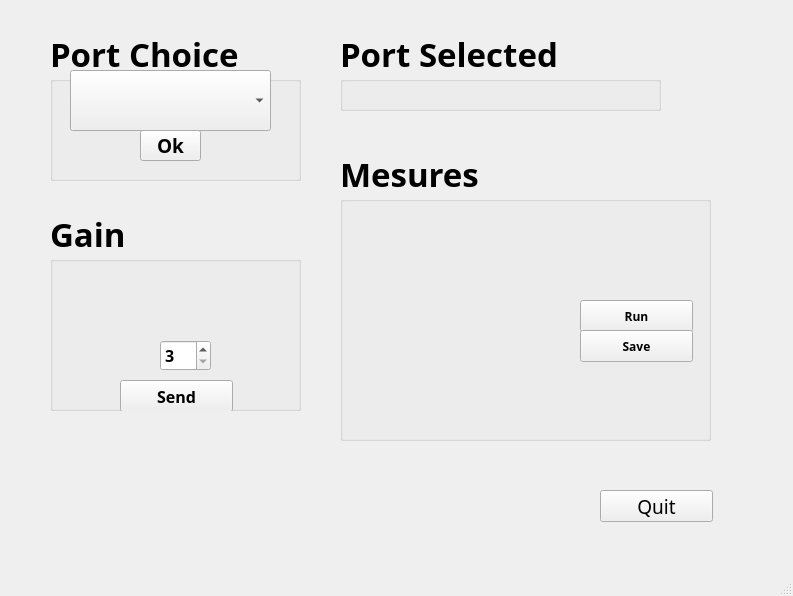
<?xml version="1.0" encoding="UTF-8"?>
<ui version="4.0">
 <class>MainWindow</class>
 <widget class="QMainWindow" name="MainWindow">
  <property name="geometry">
   <rect>
    <x>0</x>
    <y>0</y>
    <width>793</width>
    <height>596</height>
   </rect>
  </property>
  <property name="windowTitle">
   <string>MainWindow</string>
  </property>
  <widget class="QWidget" name="centralwidget">
   <widget class="QGroupBox" name="Bluetooth">
    <property name="geometry">
     <rect>
      <x>50</x>
      <y>30</y>
      <width>251</width>
      <height>151</height>
     </rect>
    </property>
    <property name="font">
     <font>
      <family>Futura</family>
      <pointsize>25</pointsize>
      <weight>75</weight>
      <bold>true</bold>
     </font>
    </property>
    <property name="title">
     <string>Port Choice</string>
    </property>
    <property name="flat">
     <bool>false</bool>
    </property>
    <property name="checkable">
     <bool>false</bool>
    </property>
    <widget class="QComboBox" name="bluetooth_box">
     <property name="geometry">
      <rect>
       <x>20</x>
       <y>40</y>
       <width>201</width>
       <height>61</height>
      </rect>
     </property>
     <property name="font">
      <font>
       <family>Futura</family>
       <pointsize>14</pointsize>
       <weight>50</weight>
       <bold>false</bold>
      </font>
     </property>
    </widget>
    <widget class="QPushButton" name="bluetooth_confirm">
     <property name="geometry">
      <rect>
       <x>90</x>
       <y>100</y>
       <width>61</width>
       <height>31</height>
      </rect>
     </property>
     <property name="font">
      <font>
       <family>Futura</family>
       <pointsize>14</pointsize>
      </font>
     </property>
     <property name="text">
      <string>Ok</string>
     </property>
    </widget>
   </widget>
   <widget class="QGroupBox" name="View">
    <property name="geometry">
     <rect>
      <x>50</x>
      <y>210</y>
      <width>251</width>
      <height>201</height>
     </rect>
    </property>
    <property name="font">
     <font>
      <family>Futura</family>
      <pointsize>25</pointsize>
      <weight>75</weight>
      <bold>true</bold>
     </font>
    </property>
    <property name="title">
     <string>Gain</string>
    </property>
    <property name="flat">
     <bool>false</bool>
    </property>
    <property name="checkable">
     <bool>false</bool>
    </property>
    <widget class="QLabel" name="R2">
     <property name="geometry">
      <rect>
       <x>80</x>
       <y>60</y>
       <width>121</width>
       <height>21</height>
      </rect>
     </property>
     <property name="font">
      <font>
       <family>Futura</family>
       <pointsize>11</pointsize>
      </font>
     </property>
     <property name="text">
      <string/>
     </property>
    </widget>
    <widget class="QLabel" name="R1">
     <property name="geometry">
      <rect>
       <x>80</x>
       <y>100</y>
       <width>121</width>
       <height>21</height>
      </rect>
     </property>
     <property name="font">
      <font>
       <family>Futura</family>
       <pointsize>11</pointsize>
      </font>
     </property>
     <property name="text">
      <string/>
     </property>
    </widget>
    <widget class="QPushButton" name="send">
     <property name="geometry">
      <rect>
       <x>70</x>
       <y>170</y>
       <width>113</width>
       <height>32</height>
      </rect>
     </property>
     <property name="font">
      <font>
       <family>Futura</family>
       <pointsize>12</pointsize>
       <weight>75</weight>
       <bold>true</bold>
      </font>
     </property>
     <property name="text">
      <string>Send</string>
     </property>
    </widget>
    <widget class="QSpinBox" name="spinBox">
     <property name="geometry">
      <rect>
       <x>110</x>
       <y>130</y>
       <width>51</width>
       <height>31</height>
      </rect>
     </property>
     <property name="font">
      <font>
       <pointsize>12</pointsize>
      </font>
     </property>
     <property name="minimum">
      <number>3</number>
     </property>
     <property name="maximum">
      <number>801</number>
     </property>
    </widget>
   </widget>
   <widget class="QGroupBox" name="Value">
    <property name="geometry">
     <rect>
      <x>340</x>
      <y>150</y>
      <width>371</width>
      <height>291</height>
     </rect>
    </property>
    <property name="font">
     <font>
      <family>Futura</family>
      <pointsize>25</pointsize>
      <weight>75</weight>
      <bold>true</bold>
     </font>
    </property>
    <property name="title">
     <string>Mesures</string>
    </property>
    <property name="flat">
     <bool>false</bool>
    </property>
    <property name="checkable">
     <bool>false</bool>
    </property>
    <widget class="QLabel" name="value">
     <property name="geometry">
      <rect>
       <x>10</x>
       <y>50</y>
       <width>231</width>
       <height>16</height>
      </rect>
     </property>
     <property name="font">
      <font>
       <family>Futura</family>
       <pointsize>11</pointsize>
      </font>
     </property>
     <property name="text">
      <string/>
     </property>
    </widget>
    <widget class="QLabel" name="gain">
     <property name="geometry">
      <rect>
       <x>10</x>
       <y>80</y>
       <width>231</width>
       <height>16</height>
      </rect>
     </property>
     <property name="font">
      <font>
       <family>Futura</family>
       <pointsize>11</pointsize>
      </font>
     </property>
     <property name="text">
      <string/>
     </property>
    </widget>
    <widget class="QPushButton" name="pushButton_Run">
     <property name="geometry">
      <rect>
       <x>240</x>
       <y>150</y>
       <width>113</width>
       <height>32</height>
      </rect>
     </property>
     <property name="font">
      <font>
       <family>Futura</family>
       <pointsize>9</pointsize>
      </font>
     </property>
     <property name="text">
      <string>Run</string>
     </property>
    </widget>
    <widget class="QPushButton" name="pushButton_Save">
     <property name="geometry">
      <rect>
       <x>240</x>
       <y>180</y>
       <width>113</width>
       <height>32</height>
      </rect>
     </property>
     <property name="font">
      <font>
       <family>Futura</family>
       <pointsize>9</pointsize>
      </font>
     </property>
     <property name="text">
      <string>Save</string>
     </property>
    </widget>
    <widget class="QWidget" name="graphWidget" native="true">
     <property name="geometry">
      <rect>
       <x>20</x>
       <y>120</y>
       <width>201</width>
       <height>151</height>
      </rect>
     </property>
    </widget>
    <widget class="QWidget" name="graph_container" native="true">
     <property name="geometry">
      <rect>
       <x>10</x>
       <y>110</y>
       <width>231</width>
       <height>171</height>
      </rect>
     </property>
    </widget>
   </widget>
   <widget class="QPushButton" name="_quit">
    <property name="geometry">
     <rect>
      <x>600</x>
      <y>490</y>
      <width>113</width>
      <height>32</height>
     </rect>
    </property>
    <property name="font">
     <font>
      <family>Futura</family>
      <pointsize>14</pointsize>
     </font>
    </property>
    <property name="text">
     <string>Quit</string>
    </property>
   </widget>
   <widget class="QGroupBox" name="Arduino_sensor">
    <property name="geometry">
     <rect>
      <x>340</x>
      <y>30</y>
      <width>321</width>
      <height>81</height>
     </rect>
    </property>
    <property name="font">
     <font>
      <family>Futura</family>
      <pointsize>25</pointsize>
      <weight>75</weight>
      <bold>true</bold>
     </font>
    </property>
    <property name="title">
     <string>Port Selected</string>
    </property>
    <property name="flat">
     <bool>false</bool>
    </property>
    <property name="checkable">
     <bool>false</bool>
    </property>
    <widget class="QLabel" name="arduino_name">
     <property name="geometry">
      <rect>
       <x>10</x>
       <y>50</y>
       <width>161</width>
       <height>16</height>
      </rect>
     </property>
     <property name="font">
      <font>
       <family>Futura</family>
       <pointsize>12</pointsize>
      </font>
     </property>
     <property name="text">
      <string/>
     </property>
    </widget>
   </widget>
  </widget>
  <widget class="QMenuBar" name="menubar">
   <property name="geometry">
    <rect>
     <x>0</x>
     <y>0</y>
     <width>793</width>
     <height>37</height>
    </rect>
   </property>
   <property name="autoFillBackground">
    <bool>false</bool>
   </property>
   <property name="nativeMenuBar">
    <bool>true</bool>
   </property>
  </widget>
  <widget class="QStatusBar" name="statusbar"/>
 </widget>
 <resources/>
 <connections/>
</ui>
